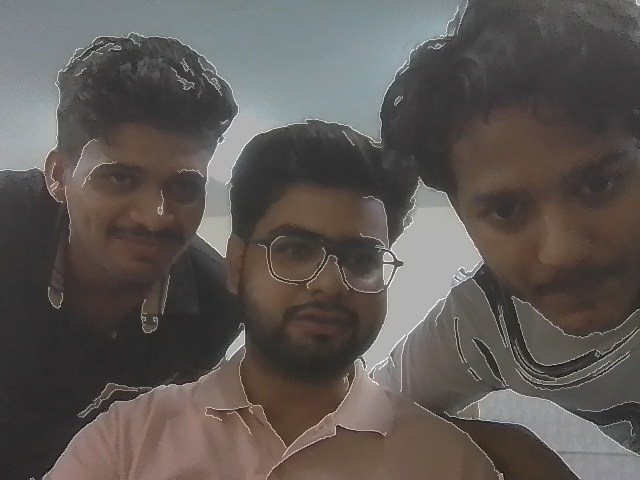
#> input picture image_capture_project/captured_images/image_001_20260505_004514.jpg, 640 x 480 px, given in place of the camera
$ python main.py
#> lines starting #> are read from the running program, lines starting #| are printed output that depends on the picture
import cv2
import os
import numpy as np
from datetime import datetime
import matplotlib.pyplot as plt

class ImageCaptureApp:
    def __init__(self):
        # Create directory for captured images
        self.save_dir = "captured_images"
        if not os.path.exists(self.save_dir):
            os.makedirs(self.save_dir)

        # Initialize webcam (0 = default camera)
        self.cap = cv2.VideoCapture(0)

        # Check if camera opened successfully
        if not self.cap.isOpened():
            print("Error: Could not open camera!")
            exit()

        # Set camera properties
        self.cap.set(cv2.CAP_PROP_FRAME_WIDTH, 640)
        self.cap.set(cv2.CAP_PROP_FRAME_HEIGHT, 480)
        self.cap.set(cv2.CAP_PROP_FPS, 30)

        self.image_count = 0
        self.is_recording = False

    def capture_image(self):
        """Capture and save single image"""
        ret, frame = self.cap.read()
        if ret:
            timestamp = datetime.now().strftime("%Y%m%d_%H%M%S")
            filename = f"{self.save_dir}/image_{self.image_count:03d}_{timestamp}.jpg"

            # Apply basic processing (optional)
            processed_frame = self.preprocess_image(frame)

            cv2.imwrite(filename, processed_frame)
            self.image_count += 1
            print(f"✅ Image saved: {filename}")
            return processed_frame
        return None

    def preprocess_image(self, frame):
        """Basic image preprocessing using OpenCV ML capabilities"""
        # Convert to grayscale
        gray = cv2.cvtColor(frame, cv2.COLOR_BGR2GRAY)

        # Apply Gaussian blur to reduce noise
        blurred = cv2.GaussianBlur(gray, (5, 5), 0)

        # Edge detection using Canny (OpenCV ML algorithm)
        edges = cv2.Canny(blurred, 50, 150)

        # Convert back to 3-channel for display
        edges_colored = cv2.cvtColor(edges, cv2.COLOR_GRAY2BGR)

        # Blend original and processed image
        blended = cv2.addWeighted(frame, 0.7, edges_colored, 0.3, 0)

        return blended

    def display_live_feed(self):
        """Display live camera feed with controls"""
        print("🎥 Image Capture App Started!")
        print("Controls:")
        print("  SPACEBAR - Capture Image")
        print("  'r' - Toggle Recording Mode")
        print("  'q' - Quit")
        print("  's' - Show captured images")

        while True:
            ret, frame = self.cap.read()
            if not ret:
                print("Failed to grab frame")
                break

            # Add text overlay
            cv2.putText(frame, f"Captured: {self.image_count}", (10, 30),
                       cv2.FONT_HERSHEY_SIMPLEX, 1, (0, 255, 0), 2)
            cv2.putText(frame, "SPACE: Capture | R: Record | Q: Quit", (10, 470),
                       cv2.FONT_HERSHEY_SIMPLEX, 0.7, (255, 255, 255), 2)

            # Process frame for display
            display_frame = self.preprocess_image(frame)

            cv2.imshow('Image Capture - MLL Tool (OpenCV)', display_frame)

            key = cv2.waitKey(1) & 0xFF

            if key == ord(' '):  # Spacebar
                self.capture_image()

            elif key == ord('r') or key == ord('R'):  # Record toggle
                self.is_recording = not self.is_recording
                status = "ON" if self.is_recording else "OFF"
                print(f"📹 Recording mode: {status}")

            elif key == ord('s') or key == ord('S'):  # Show images
                self.show_captured_images()

            elif key == ord('q') or key == ord('Q'):  # Quit
                break

        self.cleanup()

    def show_captured_images(self):
        """Display all captured images in a gallery"""
        images = [f for f in os.listdir(self.save_dir) if f.endswith('.jpg')]
        if not images:
            print("No images captured yet!")
            return

        print(f"📸 Showing {len(images)} captured images...")
        fig, axes = plt.subplots(2, 3, figsize=(15, 10))
        axes = axes.ravel()

        for idx, img_file in enumerate(sorted(images)[-6:]):  # Show last 6
            if idx < len(axes):
                img_path = os.path.join(self.save_dir, img_file)
                img = cv2.imread(img_path)
                img_rgb = cv2.cvtColor(img, cv2.COLOR_BGR2RGB)
                axes[idx].imshow(img_rgb)
                axes[idx].set_title(img_file[:20], fontsize=10)
                axes[idx].axis('off')

        plt.suptitle('Captured Images Gallery', fontsize=16)
        plt.tight_layout()
        plt.show()

    def cleanup(self):
        """Release camera and close windows"""
        self.cap.release()
        cv2.destroyAllWindows()
        print("👋 Application closed successfully!")

def main():
    print("🚀 Starting Image Capture Project with OpenCV (MLL Tool)")
    print("=" * 50)

    app = ImageCaptureApp()
    app.display_live_feed()
#> in display_live_feed, frame is the input picture: shape (480, 640, 3); mean B, G, R 84.5, 88, 93.5
#> in display_live_feed, `cv2.putText(frame, "SPACE: Capture | R: Record | Q: Quit", (10, 470), ..`:
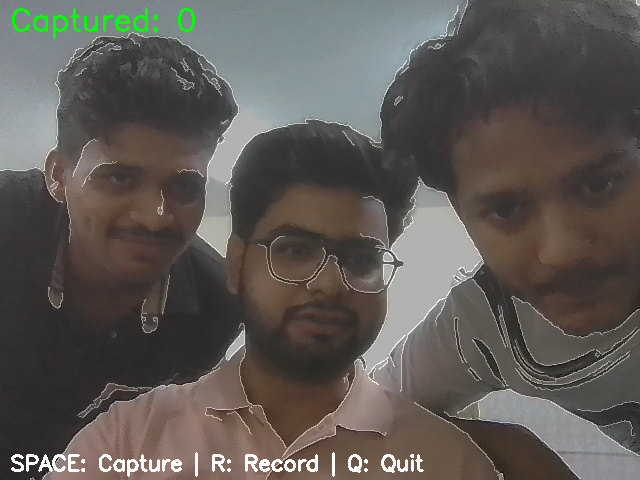
#> frame: shape (480, 640, 3); mean B, G, R 85.4, 89.8, 94.2
#> in preprocess_image, `gray = cv2.cvtColor(frame, cv2.COLOR_BGR2GRAY)`:
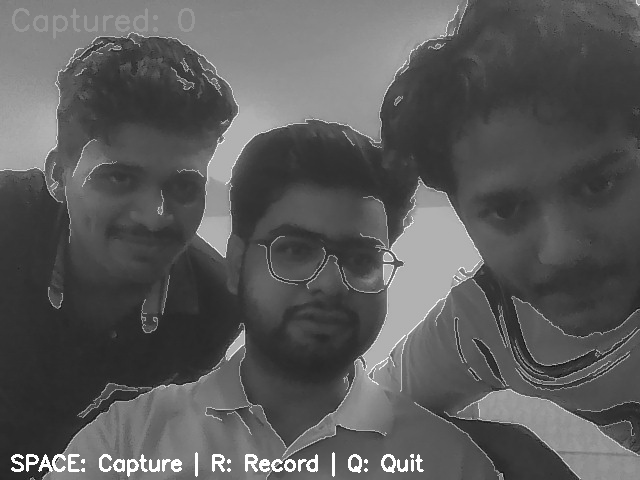
#> gray: shape (480, 640); min 11, max 255, mean 90.7
#> in preprocess_image, `edges = cv2.Canny(blurred, 50, 150)`:
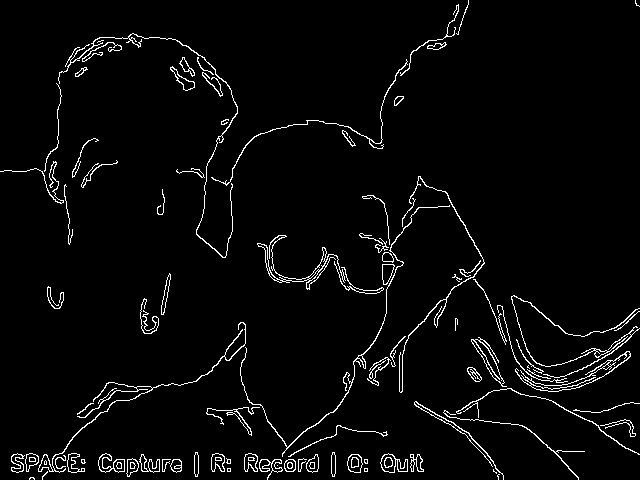
#> edges: shape (480, 640); 3.5% white in thin lines or dots
#> in preprocess_image, `edges_colored = cv2.cvtColor(edges, cv2.COLOR_GRAY2BGR)`: edges_colored: shape (480, 640, 3); 3.5% white in thin lines or dots
#> in preprocess_image, `blended = cv2.addWeighted(frame, 0.7, edges_colored, 0.3, 0)`:
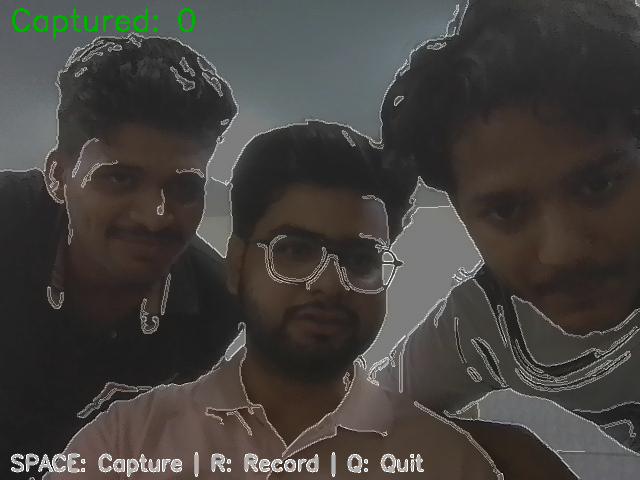
#> blended: shape (480, 640, 3); mean B, G, R 62.5, 65.6, 68.6
#> (key q is pressed here)

if __name__ == "__main__":
    main()

$ run again, on image_capture_project/captured_images/image_002_20260505_004121.jpg
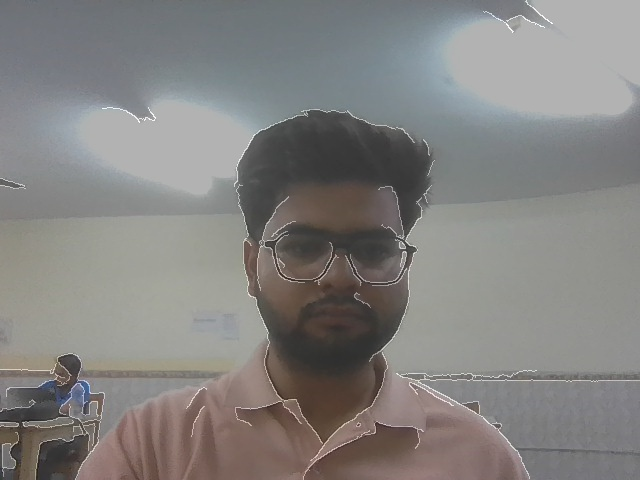
#> input picture image_capture_project/captured_images/image_002_20260505_004121.jpg, 640 x 480 px, given in place of the camera
#> in display_live_feed, frame is the input picture: shape (480, 640, 3); mean B, G, R 128.1, 129.9, 131.5
#> in preprocess_image, `edges = cv2.Canny(blurred, 50, 150)`:
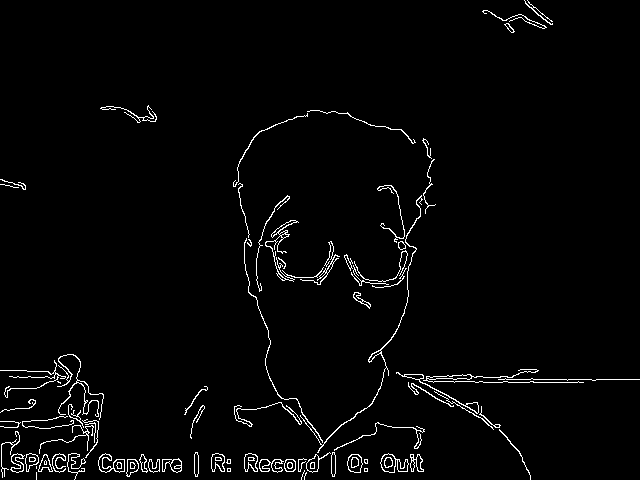
#> edges: shape (480, 640); 2.4% white in thin lines or dots
#> edges_colored: shape (480, 640, 3); 2.4% white in thin lines or dots
#> in preprocess_image, `blended = cv2.addWeighted(frame, 0.7, edges_colored, 0.3, 0)`:
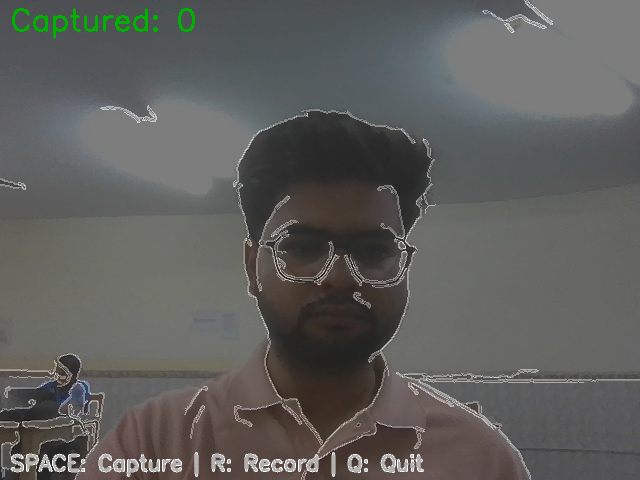
#> blended: shape (480, 640, 3); mean B, G, R 92.2, 94.2, 94.5
